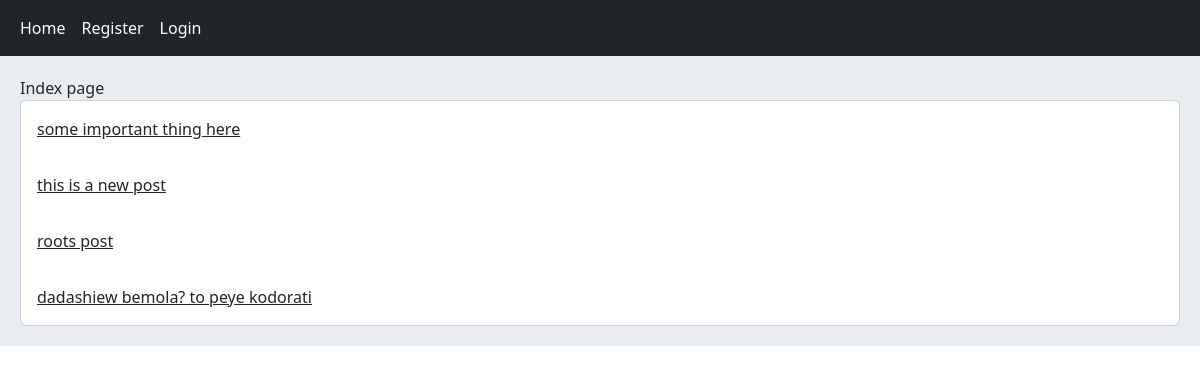
The page / on the database its author committed.
### home/models.py (models this page shows, shortened)
class Post(models.Model):
    user = models.ForeignKey(User, on_delete=models.CASCADE, related_name='posts')
    body = models.TextField()
    slug = models.SlugField()
    created = models.DateTimeField(auto_now_add=True)
    updated = models.DateTimeField(auto_now=True)
    class Meta:
        ordering = ['-created']

### home/views.py (the view)
# urls.py: path('', views.HomeView.as_view(), name='home'),
class HomeView(View):
    def get(self, request):
        posts = Post.objects.order_by('-created')
        return render(request, 'home/index.html', {'posts':posts})

### home/templates/home/index.html
{% extends "base.html" %}
{% block content %}
    Index page
    <div class="card">
        {% for post in posts %}
            <a href="{% url 'home:post_detail' post.id post.slug %}" class="card-body"> {{ post.body|truncatewords:8 }} </a>
        {% endfor %}
    </div>
{% endblock %}

### rows shown on the page
Post: body "some important thing here"
Post: body "this is a new post"
Post: body "roots post"
Post: body "dadashiew bemola? to peye kodorati"
